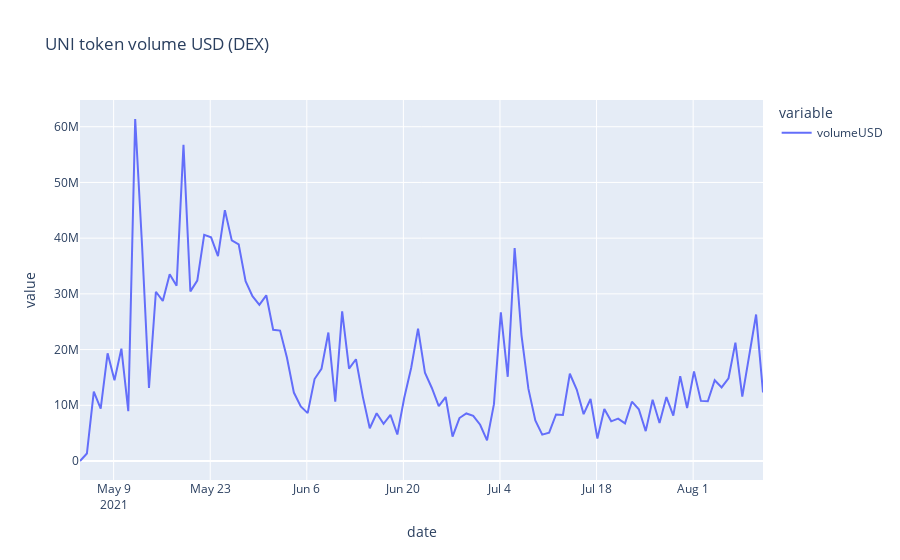

Notebook code for this chart:
### Code cell
import  plotly.express as px

df_token['volumeUSD'] = df_token['volumeUSD'].astype(float)
px.line(df_token.sort_values('date'), x = 'date', y = ['volumeUSD'], title="UNI token volume USD (DEX)")
